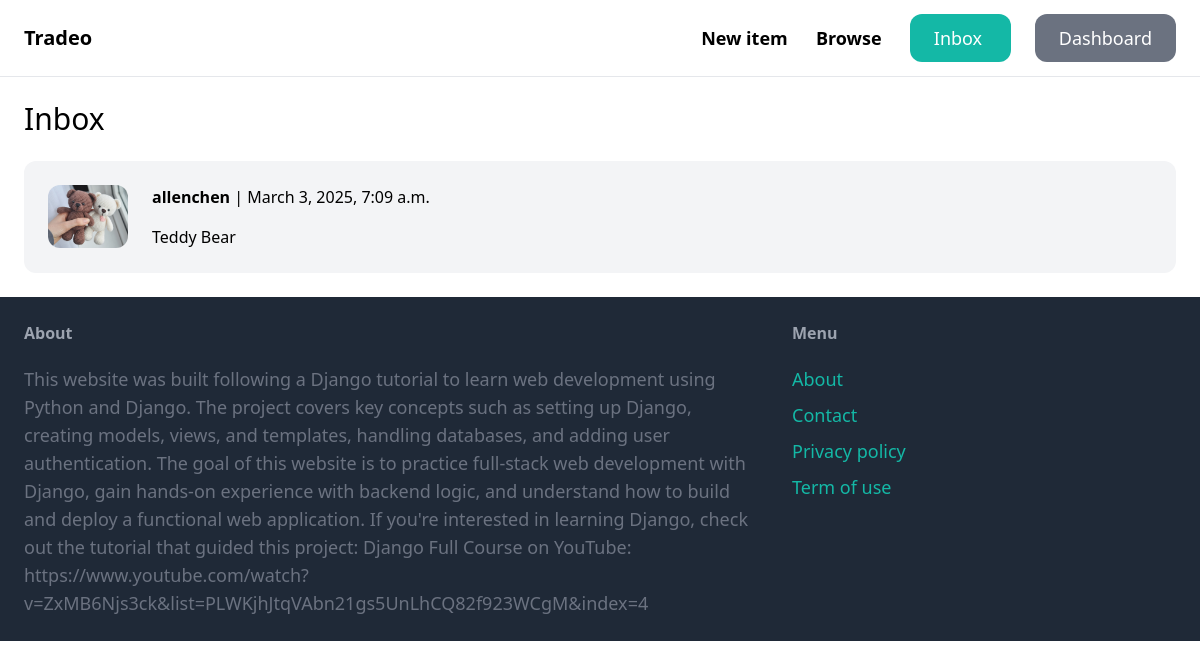
The page /inbox/ (signed in) on the database its author committed.
### conversation/models.py (models this page shows)
class Conversation(models.Model):
    item = models.ForeignKey(Item, related_name='conversations', on_delete=models.CASCADE)
    members = models.ManyToManyField(User, related_name='conversations')
    created_at = models.DateTimeField(auto_now_add=True)
    modified_at = models.DateTimeField(auto_now=True)
    class Meta:
        ordering = ('-modified_at',)

### item/models.py (models this page shows, shortened)
class Item(models.Model):
    category = models.ForeignKey(Category, related_name='items', on_delete=models.CASCADE)
    name = models.CharField(max_length=255)
    description = models.TextField(blank=True, null=True)
    price = models.FloatField()
    image = models.ImageField(upload_to='items_images', blank=True, null=True)
    is_sold = models.BooleanField(default=False)
    created_by = models.ForeignKey(User, related_name='items', on_delete=models.CASCADE)
    created_at = models.DateTimeField(auto_now_add=True)

### conversation/views.py (the view)
# urls.py: path('', views.inbox, name='inbox'),
@login_required
def inbox(request):
    conversations = Conversation.objects.filter(members__in=[request.user.id])
    return render(request, 'conversation/inbox.html', {
        'conversations': conversations
    })

### conversation/templates/conversation/inbox.html (shortened to what this page needs)
{% extends 'core/base.html' %}
{% block content %}
<h1 class="mb-6 text-3xl">Inbox</h1>
<div class="space-y-6">
    {% for conversation in conversations %}
        <a href="{% url 'conversation:detail' conversation.id %}">
            <div class="p-6 flex bg-gray-100 rounded-xl">
                <div class="pr-6">
                    <img src="{{ conversation.item.image.url }}" class="w-20 rounded-xl">
                </div>
                <div>
                    {% for member in conversation.members.all %}
                        {% if member != request.user %}
                            <p class="mb-4"><strong>{{ member.username }}</strong> | {{ conversation.modified_at }}</p>
                            <p>{{ conversation.item.name }}</p>
                        {% endif %}
                    {% endfor %}
                </div>
            </div>
        </a>
    {% endfor %}
</div>
{% endblock %}

### rows shown on the page
Conversation: item.image (picture), modified_at "March 3, 2025, 7:09 a.m.", item.name "Teddy Bear"

### other values the page prints
{{ member.username }} "allenchen"
